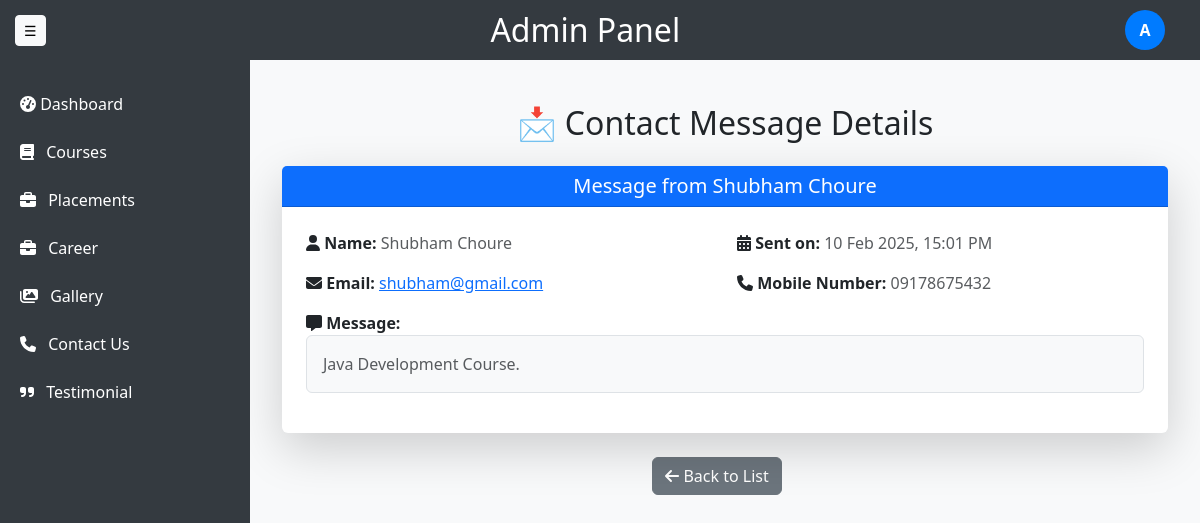
Screenshot of /customadmin/contacts/2/ (signed in) with the database file from the repository.
### customadmin/models.py (models this page shows, shortened)
class ContactMessage(models.Model):
    name = models.CharField(max_length=100)
    mobile_number = models.CharField(max_length=15)
    email = models.EmailField()
    message = models.TextField()
    created_at = models.DateTimeField(default=datetime.datetime.now, blank=True)

### customadmin/views.py (the view)
# urls.py: path("contacts/<int:contact_id>/", contact_detail, name="contact_detail"),
@login_required
def contact_detail(request, contact_id):
    contact = get_object_or_404(ContactMessage, id=contact_id)
    return render(request, "customadmin/contact/contact_detail.html", {"contact": contact})

### customadmin/templates/customadmin/contact/contact_detail.html
{% extends 'adminbase.html' %}
{% block content %}
<div class="container mt-4">
    <h2 class="text-center mb-4">📩 Contact Message Details</h2>
    <div class="card shadow-lg border-0 rounded">
        <div class="card-header bg-primary text-white text-center">
            <h5 class="mb-0">Message from {{ contact.name }}</h5>
        </div>
        <div class="card-body p-4">
            <div class="row mb-3">
                <div class="col-md-6">
                    <strong><i class="fas fa-user"></i> Name:</strong>
                    <span class="text-muted">{{ contact.name }}</span>
                </div>
                <div class="col-md-6">
                    <strong><i class="fas fa-calendar-alt"></i> Sent on:</strong>
                    <span class="text-muted">{{ contact.created_at|date:"d M Y, H:i A" }}</span>
                </div>
            </div>
            <div class="row mb-3">
                <div class="col-md-6">
                    <strong><i class="fas fa-envelope"></i> Email:</strong>
                    <a href="mailto:{{ contact.email }}" class="text-primary">{{ contact.email }}</a>
                </div>
                <div class="col-md-6">
                    <strong><i class="fas fa-phone"></i> Mobile Number:</strong>
                    <span class="text-muted">{{ contact.mobile_number }}</span>
                </div>
            </div>
            <div class="mb-3">
                <strong><i class="fas fa-comment-alt"></i> Message:</strong>
                <p class="text-muted border p-3 bg-light rounded">{{ contact.message }}</p>
            </div>
        </div>
    </div>
    <div class="d-flex justify-content-center mt-4">
        <a href="{% url 'contact_list' %}" class="btn btn-secondary me-3">
            <i class="fas fa-arrow-left"></i> Back to List
        </a>
    </div>
</div>
{% endblock %}

### customadmin/templates/adminbase.html (shortened to what this page needs)
<!DOCTYPE html>
{% load static %}
<html lang="en">
<head>
    <link rel="stylesheet" href="https://cdn.jsdelivr.net/npm/bootstrap@5.3.0/dist/css/bootstrap.min.css">
</head>
<body>
    <div class="topbar">
        <button class="btn btn-light btn-sm" id="toggleSidebar">☰</button>
        <h2>Admin Panel</h2>
        <div class="user-menu">
            <div class="user-icon" id="userIcon">
                {{ request.user.first_name|first|default:"A" }}
            </div>
        </div>
    </div>
    <div class="main-container">
        <div class="sidebar" id="sidebar">
            <a href="{% url 'customadmin_dashboard' %}">
                <i class="fas fa-tachometer-alt"></i> Dashboard
            </a>
            <a href="{% url 'course_list' %}">
                <i class="fas fa-book" style="margin-right: 8px;"></i> Courses
            </a>
            <a href="{% url 'placement_list' %}">
                <i class="fas fa-briefcase" style="margin-right: 8px;"></i> Placements
            </a>
            <a href="{% url 'job_list' %}">
                <i class="fas fa-briefcase" style="margin-right: 8px;"></i> Career
            </a>
            <a href="{% url 'gallery_list' %}">
                <i class="fas fa-images" style="margin-right: 8px;"></i> Gallery
            </a>
            <a href="{% url 'contact_list' %}">
                <i class="fas fa-phone" style="margin-right: 8px;"></i> Contact Us
            </a>
            <a href="{% url 'testimonial_list' %}">
                <i class="fas fa-quote-right" style="margin-right: 8px;"></i> Testimonial
            </a>
        </div>
        <div class="content">
            {% block content %}
            {% endblock %}
        </div>
    </div>
</body>
</html>

### customadmin/templates/adminbase.html (style rules this page uses)
body, html { height: 100vh; margin: 0; display: flex; flex-direction: column; overflow: hidden; }
.topbar { background: #343a40; color: white; padding: 15px; display: flex; align-items: center; justify-content: space-between; position: relative; height: 60px; }
.topbar h2 { margin: 0 auto; text-align: center; flex-grow: 1; }
.user-menu { position: relative; margin-right: 20px; }
.user-icon { width: 40px; height: 40px; background: #007bff; color: white; border-radius: 50%; display: flex; justify-content: center; align-items: center; cursor: pointer; font-weight: bold; }
.main-container { display: flex; flex: 1; height: calc(100vh - 60px); overflow: hidden; }
.sidebar { width: 250px; background: #343a40; color: white; padding-top: 20px; transition: 0.3s; flex-shrink: 0; height: 100%; }
.sidebar a { color: white; text-decoration: none; display: block; padding: 12px 20px; }
.content { flex-grow: 1; overflow-y: auto; padding: 20px; background: #f8f9fa; height: 100%; }

### rows the page displays
ContactMessage: name "Shubham Choure", created_at "10 Feb 2025, 15:01 PM", email "shubham@gmail.com", mobile_number "09178675432", message "Java Development Course."

### other values shown
{{ request.user.first_name|first|default:"A" }} "A"
